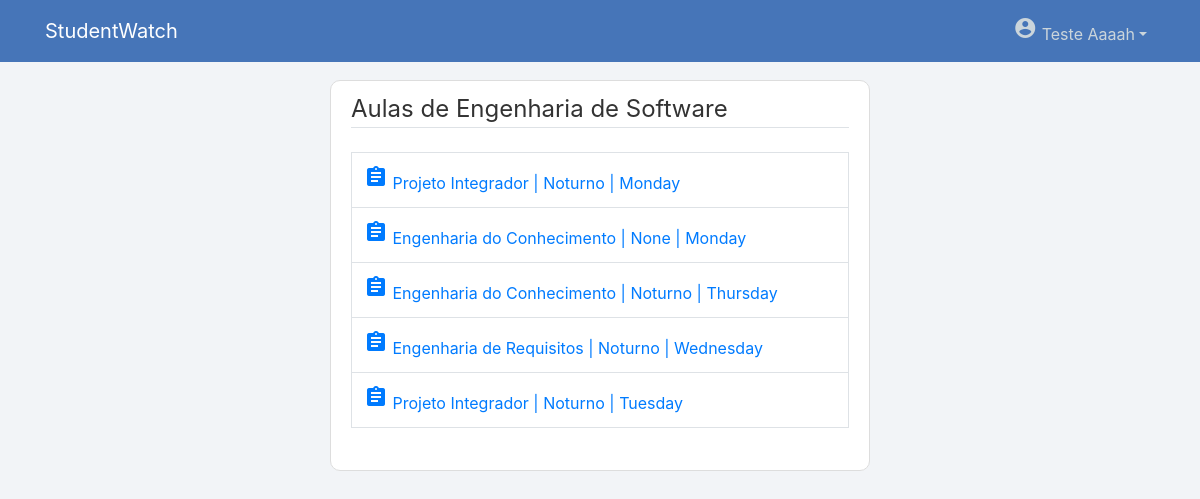
The page /gerenciarAula/1/ (signed in) on the database as committed earlier.
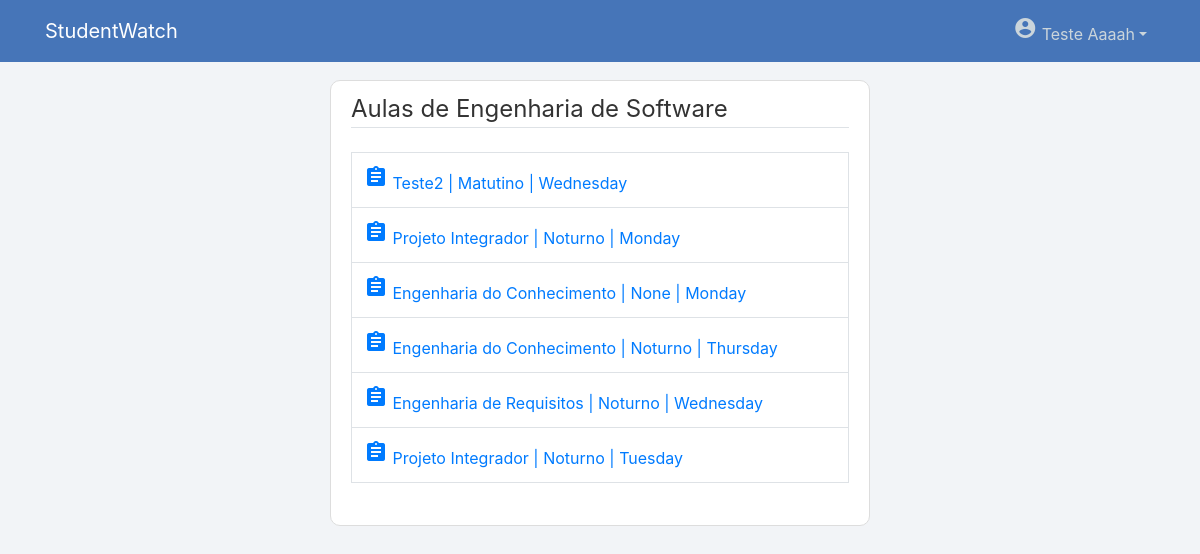
The same page on the database as committed later.
### users/models.py (models this page shows, shortened)
class User(AbstractUser):
    username = models.EmailField(_('username'), unique=False)
    email = models.EmailField(_('email address'), unique=True)
    tipo = models.CharField(max_length=100)

### manager/models.py (models this page shows, shortened)
class Curso(models.Model):
    nome = models.CharField(max_length=100)
    descricao = models.TextField(max_length=500)
    coordenador = models.ForeignKey(CoordenadorProfile, on_delete=models.SET_NULL, null=True)
    def __str__(self):
        return self.nome

class Aula(models.Model):
    turno = models.ForeignKey(Turno, on_delete=models.SET_NULL, null=True)
    disciplina = models.ForeignKey(Disciplina, on_delete=models.CASCADE, null=True)
    dia_semana = models.ForeignKey(Dia_semana, on_delete=models.SET_NULL, null=True)

class Disciplina(models.Model):
    nome = models.CharField(max_length=100)
    professor = models.ForeignKey(ProfessorProfile, on_delete=models.SET_NULL, null=True)
    curso = models.ForeignKey(Curso, on_delete=models.CASCADE, null=True)
    def __str__(self):
        return self.nome

class Turno(models.Model):
    nome = models.CharField(max_length=50)
    inicio = models.TimeField(auto_now=False, auto_now_add=False)
    fim = models.TimeField(auto_now=False, auto_now_add=False)
    def __str__(self):
        return self.nome

class Dia_semana(models.Model):
    nome = models.CharField(max_length=50)
    def __str__(self):
        return self.nome

### manager/views.py (the view)
# urls.py: path('gerenciarAula/<int:pk>/', views.gerenciarAula, name='gerenciarAula'),
@login_required
@permission_required("manager.view_aula", raise_exception=True)
def gerenciarAula(request, pk):
    curso_id = pk
    curso = Curso.objects.get(id=curso_id)
    aulas = []
    lista_aulas = Aula.objects.all()
    for x in range(len(lista_aulas)-1, -1, -1):
        if(lista_aulas[x].disciplina.curso.id == curso_id):
            aulas.append(lista_aulas[x])
    if(aulas == []):
        aulas = None
        messages.warning(request, f"Não há aulas")
    context = {
        'aulas': aulas,
        'curso': curso
    }
    return render(request, 'manager/gerenciar-aula.html', context)

### manager/templates/manager/gerenciar-aula.html (shortened to what this page needs)
{% extends "page/base.html" %}
{% block content %}
    <div class="content-section">
        <fieldset class="form-group">
            <legend class="border-bottom mb-4">Aulas de {{ curso }}</legend>
            <table class="table table-bordered">
                {% for aula in aulas %}
                <tr>
                    <td>
                        <a href="{% url 'aula-detail' aula.id %}"><span class="material-icons">assignment</span> {{ aula.disciplina }} | {{ aula.turno }} | {{ aula.dia_semana }}</a>
                    </td>
                </tr>
                {% endfor %}
            </table>
        </fieldset>
    </div>
{% endblock content %}

### page/templates/page/base.html (shortened to what this page needs)
{% load static %}
<!DOCTYPE html>
<html lang="en">
<head>
    <link rel="stylesheet" href="https://stackpath.bootstrapcdn.com/bootstrap/4.1.3/css/bootstrap.min.css">
    <link rel="stylesheet" type="text/css" href="{% static 'page/main.css' %}">
    <link rel="stylesheet" href="https://code.jquery.com/ui/1.12.1/themes/base/jquery-ui.css" />
</head>
<body>
    <header class="site-header">
        <nav class="navbar navbar-expand-md navbar-dark bg-steel fixed-top">
          <div class="container">
            {% if user.is_authenticated and user.is_staff %}
              <a class="navbar-brand mr-4" href="{% url 'page-home' %}">StudentWatch | <b>Admin</b></a>
            {% else %}
              <a class="navbar-brand mr-4" href="{% url 'page-home' %}">StudentWatch</a>
            {% endif %}
            <div class="collapse navbar-collapse" id="navbarToggle">
              <div class="navbar-nav">
                {% if user.is_authenticated %}
                  <div class="nav-item dropdown">
                    <a class="nav-link dropdown-toggle" data-toggle="dropdown" href="#" role="button" aria-haspopup="true" aria-expanded="false"><span class="material-icons">account_circle</span> {{ user.first_name }} {{ user.last_name }}</a>
                  </div>
                {% else %}
                  <a class="nav-item nav-link" href="{% url 'login' %}"><span class="material-icons">login</span></a>
                {% endif %}
              </div>
            </div>
          </div>
        </nav>
    </header>
    <main role="main" class="container">
        <div class="row">
          <div class="col-sm-3"></div>
          <div class="col-md-6">
            {% block content %}{% endblock %}
          </div>
          <div class="col-sm-3"></div>
        </div>
      </main>
</body>
</html>

### page/static/page/main.css (style rules this page uses)
body { background: #f2f4f7; color: #333333; margin-top: 5rem; }
.bg-steel { background-color: #4675b8; }
.site-header .navbar-nav .nav-link { color: #cbd5db; }
.content-section { background: #ffffff; padding: 10px 20px; border: 1px solid #dddddd; border-radius: 10px; margin-bottom: 20px; }

Rows that differ between the two databases and show on the page:
added Aula: disciplina "Teste2", turno "Matutino", dia_semana "Wednesday"
